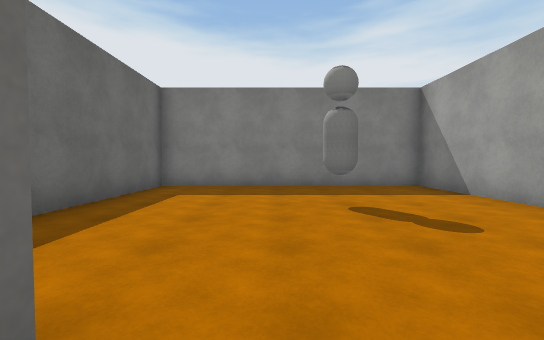
[1] (above)

13 first-person views from a walk through a scene from a Unity 3-D project. The camera is 1.3 m above the floor, tilts 2° down and sees 90° across. The floor is counted in squares, 2 m on a side. Each view is taken from the middle of a square. On the plan, view 1 faces up. The plan holds only what a view shows up to about 9 squares ahead; the rest is blank. Surface patterns are stand-ins for the level's own textures.

[2]
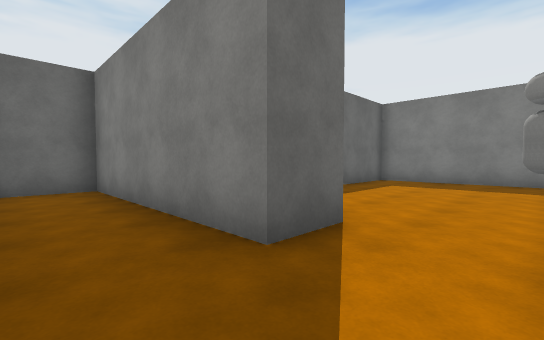

[3]
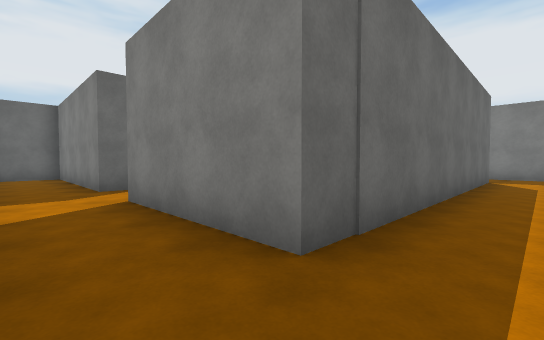

[4]
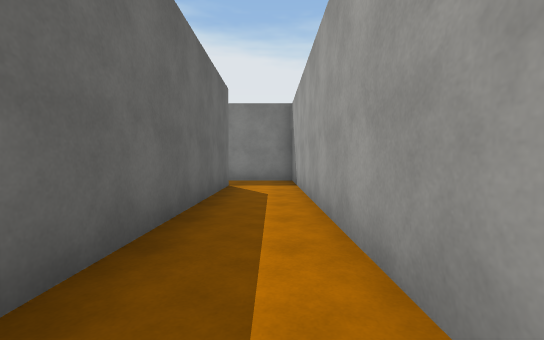

[5]
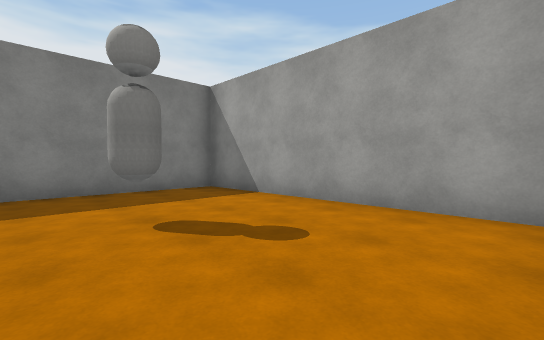

[6]
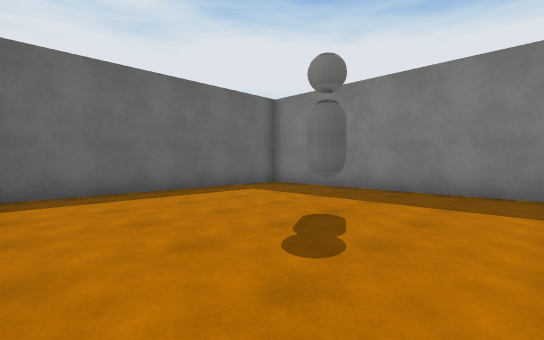

[7]
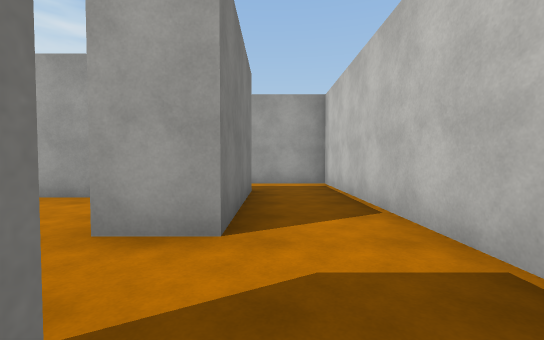

[8]
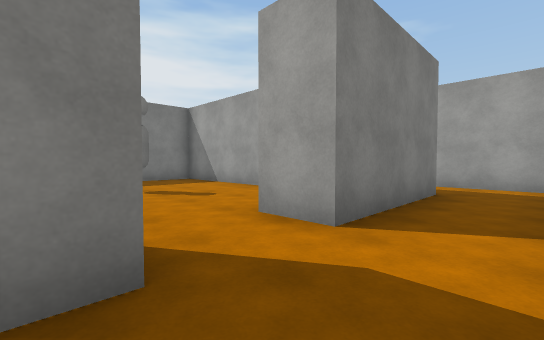

[9]
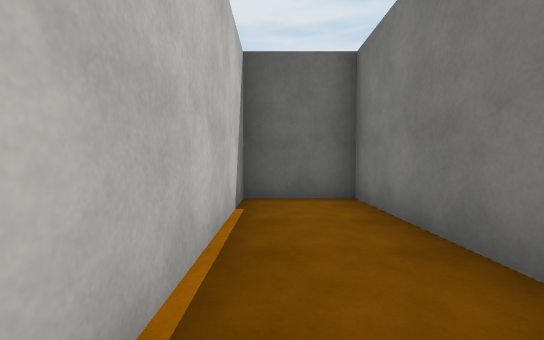

[10]
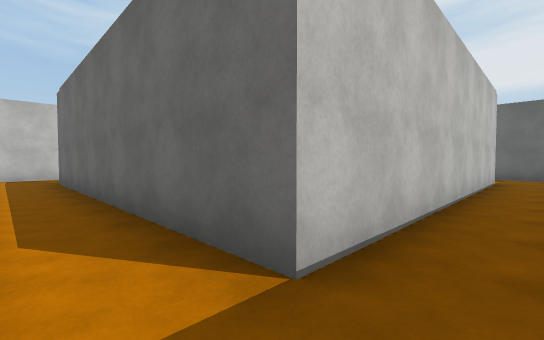

[11]
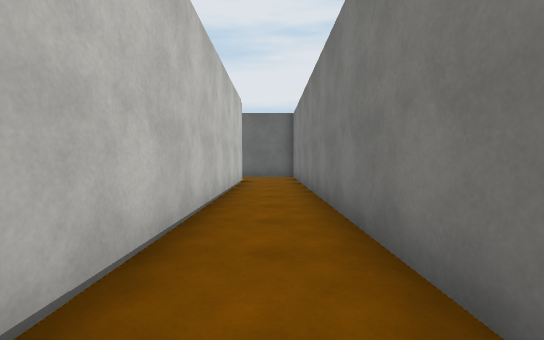

[12]
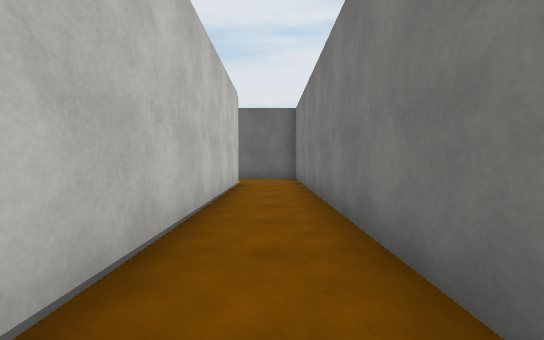

[13]
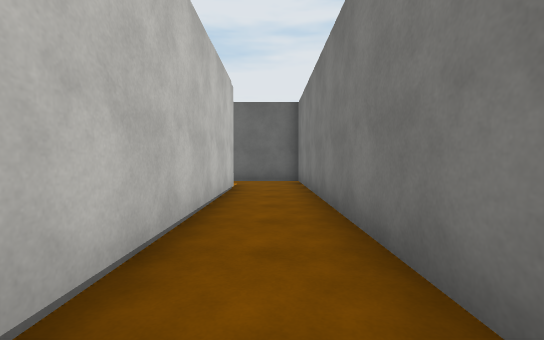

### Floor plan
Points are (right, up) in squares from view 1. A wall is a line through its corners. A room is listed if a view was taken in it or the views show most of it. See-through windows are left out.
Room 1 (views 1, 2, 3, 4, 7, 8, 9)
walls: (-0.5, 0.6) (-0.5, -0.6) (-5.7, -0.6) (-5.7, -2.5) (-1.4, -2.5); (0.4, -2.5) (6.7, -2.5) (6.7, -0.1); (6.7, 1.6) (6.7, 8.6); (4.9, 8.1) (4.9, -0.6) (1.3, -0.6) (1.3, 0.6)
ways out: opening at (0.5, 0) to room 2; opening at (6, 8) to room 3
Room 2 (views 5, 6)
walls: (3.8, 0.9) (3.8, 6.9) (-2.8, 6.9) (-2.8, 0.9)
ways out: opening at (0.5, 0) to room 1
objects: capsule (1, 4)
Room 3 (views 10, 11, 12, 13)
walls: (-4, 8.1) (4.9, 8.1); (6.7, 8.6) (6.7, 9.8) (-4.5, 9.8)
ways out: opening at (6, 8) to room 1; opening at (-4, 9)

Where each view was taken, in squares from view 1:
view 1: 0 up, 0 right, facing up
view 2: 2 down, 1 right, facing up-left
view 3: 2 down, 6 right, facing up-left
view 4: 1 up, 6 right, facing up
view 5: 1 up, 0 right, facing up-right
view 6: 1 up, 3 right, facing up-left
view 7: 1 down, 1 left, facing right
view 8: 2 down, 1 left, facing up-right
view 9: 2 down, 1 left, facing left
view 10: 9 up, 6 right, facing down-left
view 11: 9 up, 5 right, facing left
view 12: 9 up, 4 right, facing left
view 13: 9 up, 3 right, facing left
